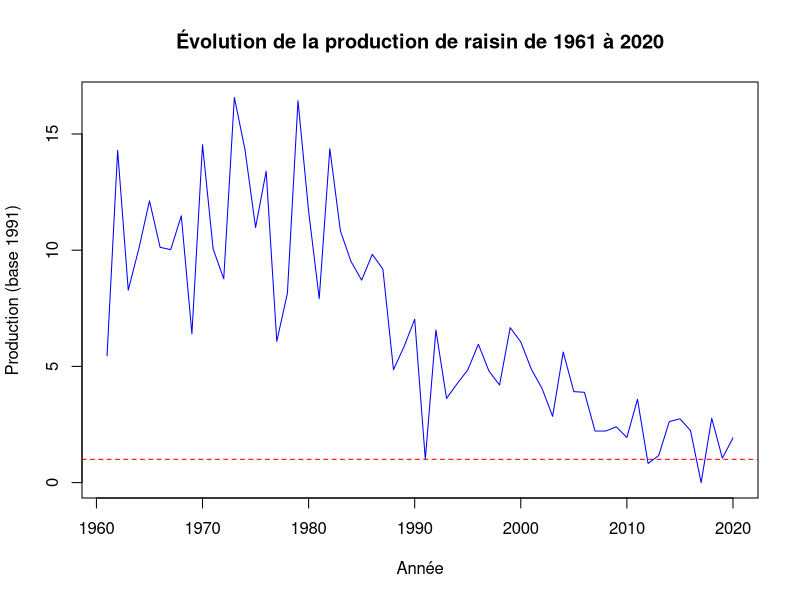
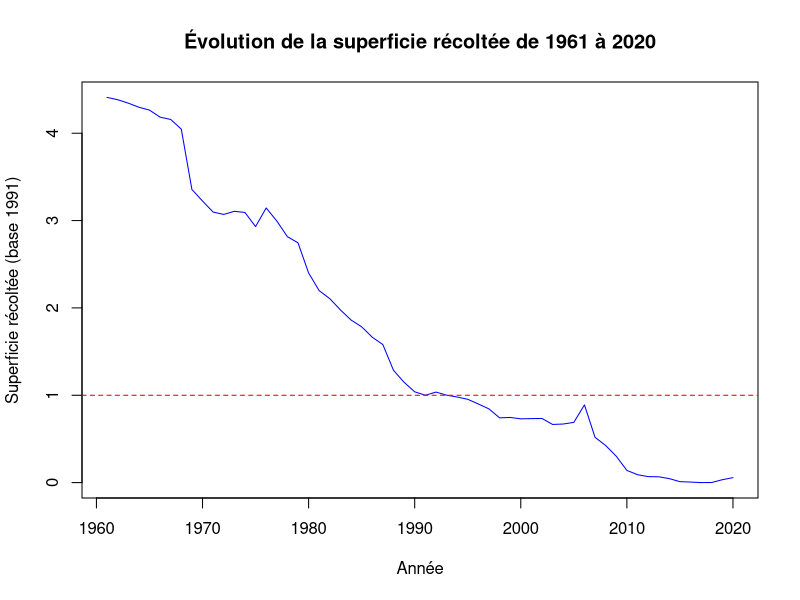
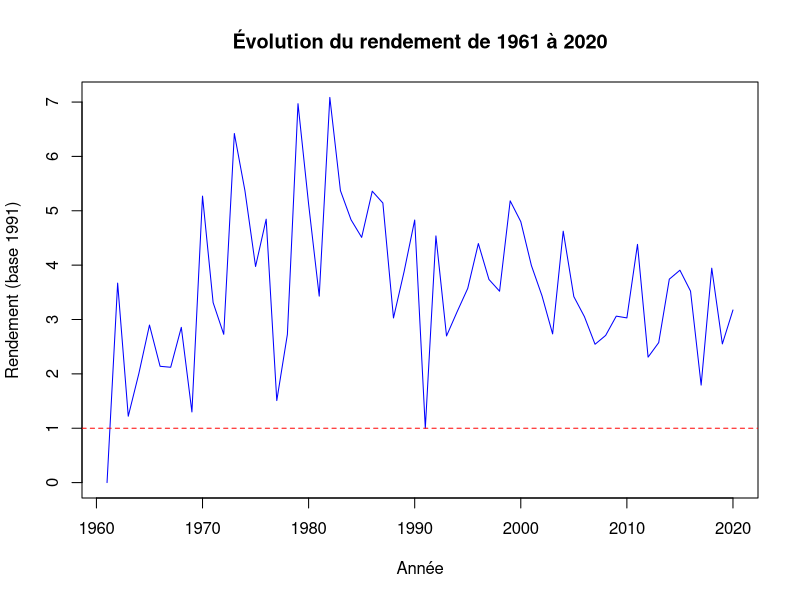
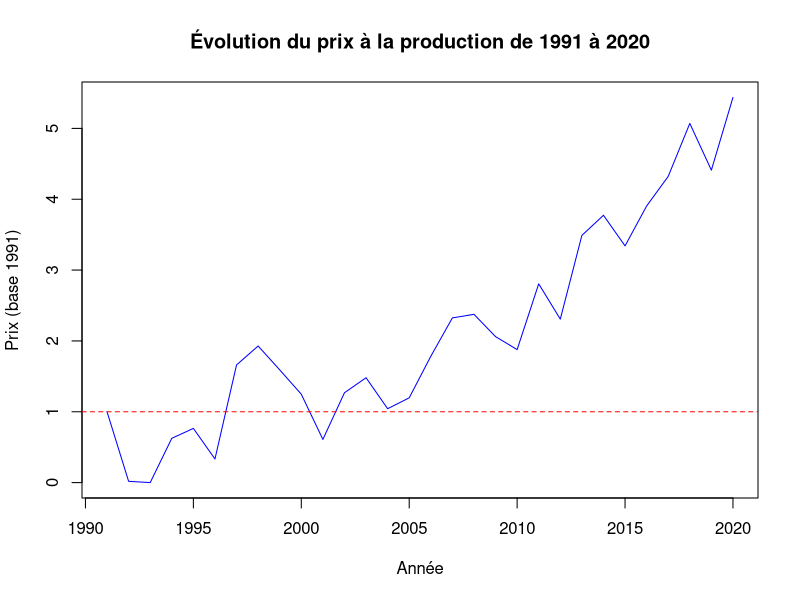
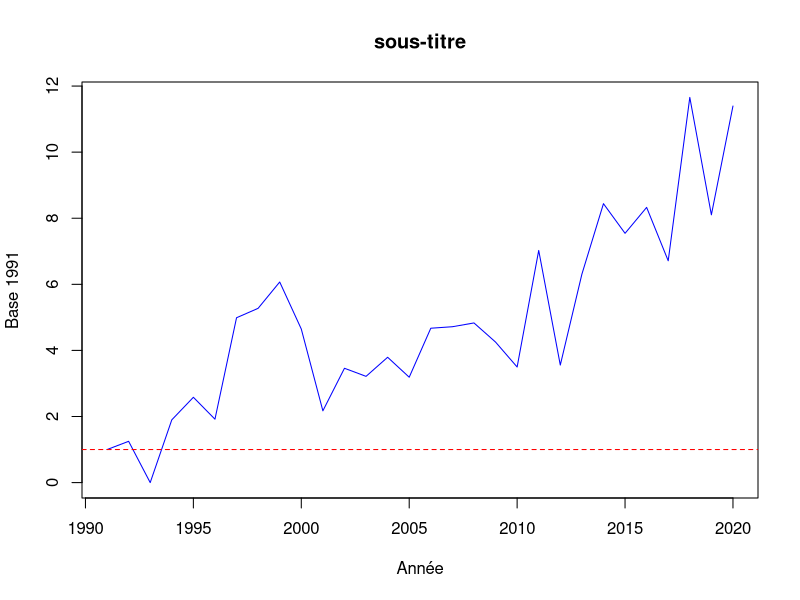

The R script that drew these images, in order:
rm(list=ls(all=TRUE))
library(readr)

#https://www.fao.org/faostat/fr/#data/QCL
#france - superperficie/production - raisins (dans cultures primaires)  - toutes les années
Data1 <- read_delim("Data1.csv", delim = ";", escape_double = FALSE, trim_ws = TRUE)
Data1 <- Data1[,c(6,10:12)]
Data_superficie_récoltée <- Data1[1:60,]
Data_production <- Data1[61:120,]

#https://www.fao.org/faostat/fr/#data/QCL
#france - rendements - raisins (dans cultures primaires)  - toutes les années
Data_rendement <- read_delim("Data2.csv", delim = ";", escape_double = FALSE, trim_ws = TRUE)
Data_rendement <- Data_rendement[,c(6,10:12)]

#https://www.fao.org/faostat/fr/#data/PP
#france - Prix à la production (SLC/tonne et USD/tonne) - Raisins - toutes les années
Data3 <- read_delim("Data3.csv", delim = ";", escape_double = FALSE, trim_ws = TRUE)
Data3 <- Data3[,c(6,10,13,14)]
Data_prix_prod_SLC <- Data3[1:30,]
Data_prix_prod_USD <- Data3[31:60,]

#https://www.fao.org/faostat/fr/#data/QV
#france - produits brut (mile MC et US) - raisins - toutes les années
Data4 <- read_delim("Data4.csv", delim = ";", escape_double = FALSE, trim_ws = TRUE)
Data4 <- Data4[,c(6,10:12)]
Data_valeur_prod_SLC <- Data4[1:30,]
Data_valeur_prod_USD <- Data4[31:60,]

rm(Data1,Data3,Data4)

Data_60 <- merge(Data_production, Data_superficie_récoltée, by = "Année")
Data_60 <- merge(Data_60, Data_rendement, by = "Année")

Data_30 <- merge(Data_prix_prod_USD, Data_prix_prod_SLC, by="Année")
Data_30 <- merge(Data_30, Data_valeur_prod_USD, by="Année")
Data_30 <- merge(Data_30, Data_valeur_prod_SLC, by="Année")

#normalisation des données selon la norme min/max.

min_60_a <- min(Data_60[,4])
max_60_a <- max(Data_60[,4])
min_60_b <- min(Data_60[,7])
max_60_b <- max(Data_60[,7])
min_60_c <- min(Data_60[,10])
max_60_c <- max(Data_60[,10])

min_30_a <- min(Data_30[,4])
max_30_a <- max(Data_30[,4])
min_30_b <- min(Data_30[,7])
max_30_b <- max(Data_30[,7])
min_30_c <- min(Data_30[,10])
max_30_c <- max(Data_30[,10])
min_30_d <- min(Data_30[,13])
max_30_d <- max(Data_30[,13])

norm_mM <- function(x,min,max){
  return ((x-min)/(max-min))
}

for(i in 1:60){
  Data_60[i,4] <- norm_mM(Data_60[i,4],min_60_a,max_60_a)
  Data_60[i,7] <- norm_mM(Data_60[i,7],min_60_b,max_60_b)
  Data_60[i,10] <- norm_mM(Data_60[i,10],min_60_c,max_60_c)
}

for(i in 1:30){
  Data_30[i,4] <- norm_mM(Data_30[i,4],min_30_a,max_30_a)
  Data_30[i,7] <- norm_mM(Data_30[i,7],min_30_b,max_30_b)
  Data_30[i,10] <- norm_mM(Data_30[i,10],min_30_c,max_30_c)
  Data_30[i,13] <- norm_mM(Data_30[i,13],min_30_d,max_30_d)
}

rm(min_30_a,max_30_a,min_30_b,max_30_b,min_30_c,max_30_c,min_30_d,max_30_d,min_60_a,max_60_a,min_60_b,max_60_b,min_60_c,max_60_c)


#plot(Data_production$Année,Data_production$Valeur,type = 'l',ylab="Production de raisins (en tonnes)", xlab="Années",col=2)
#plot(Data_superficie_récoltée$Année,Data_superficie_récoltée$Valeur,type = 'l',ylab="Superficie récoltée (en ha)", xlab="Années",col=2)
#plot(Data_rendement$Année,Data_rendement$Valeur,type = 'l',ylab="Rendement (en hg/ha)", xlab="Années",col=2)
#
#plot(Data_60$Année,Data_60$Valeur.x,type = 'l', col="blue", pch="o", lty=1, ylab="y" )
#points(Data_60$Année,Data_60$Valeur.y, col="red", type = 'l')
#points(Data_60$Année,Data_60$Valeur, col="purple",type = 'l')
#legend(1,100,legend=c("y1","y2","y3"), col=c("blue","red","darkgreen"),lty=c(1,2,3), ncol=1)
#
#
#
#plot(Data_production$Année,log(Data_production$Valeur),type = 'l',ylab="Production (en tonnes)", xlab="Années",col=2)
#plot(Data_superficie_récoltée$Année,log(Data_superficie_récoltée$Valeur),type = 'l',ylab="Superficie récoltée (en ha)", xlab="Années",col=2)
#plot(Data_rendement$Année,log(Data_rendement$Valeur),type = 'l',ylab="Rendement (en hg/ha)", xlab="Années",col=2)
#
#plot(Data_production$Année,Data_production$Valeur,type='l',col=2,axes=F,ylab="", xlab="") 
#axis(1,at=seq(15.4,16.4,by=0.2))
#axis(1,at=seq(1961,2021,by=10))
#par(new=T)
#plot(Data_superficie_récoltée$Année,Data_superficie_récoltée$Valeur, col=1,type='l',axes = F,ylab="", xlab="")
#axis(4,at=seq(13.5,14.2,by=0.1))
#par(new=T)
#plot(Data_rendement$Année,Data_rendement$Valeur, col=3,type='l',axes = F,ylab="", xlab="")
#legend("bottomleft", c("Production","Superficie récoltée","Rendement"),col = c(2, 1,3),lty=c(1,1))



  


#comment gérer le nombre d'observations différents ?

#produire graphique à partir d'une année charnière et faire base 100
#année charnière choisie 

Data_30_base <- Data_30
colnames(Data_30_base) <- c("Année", "Élem1", "Unit1", "Val1", "Élem2", "Unit2", "Val2", "Élem3", "Unit3", "Val3", "Élem4", "Unit4", "Val4")

for (i in 1:30){
  Data_30_base[i,4] <- Data_30[i,4]/Data_30[1,4] 
  Data_30_base[i,7] <- Data_30[i,7]/Data_30[1,7]
  Data_30_base[i,10] <- Data_30[i,10]/Data_30[1,10]
  Data_30_base[i,13] <- Data_30[i,13]/Data_30[1,13]
}

Data_60_base <- Data_60

for (i in 1:60){
  Data_60_base[i,4] <- Data_60[i,4]/Data_60[31,4] 
  Data_60_base[i,7] <- Data_60[i,7]/Data_60[31,7]
  Data_60_base[i,10] <- Data_60[i,10]/Data_60[31,10]
}


# graphiques avec année de référence : 1991

plot(Data_60_base$Année,Data_60_base$Valeur.x,main="Évolution de la production de raisin de 1961 à 2020",xlab = "Année",ylab = "Production (base 1991)",type = 'l', col="blue", pch="o",font.main=2)
abline(h = 1, col="red", lty=2)

plot(Data_60_base$Année,Data_60_base$Valeur.y,main="Évolution de la superficie récoltée de 1961 à 2020",xlab = "Année",ylab = "Superficie récoltée (base 1991)",type = 'l', col="blue", pch="o",font.main=2)
abline(h = 1, col="red", lty=2)

plot(Data_60_base$Année,Data_60_base$Valeur,main="Évolution du rendement de 1961 à 2020",xlab = "Année",ylab = "Rendement (base 1991)",type = 'l', col="blue", pch="o",font.main=2)
abline(h = 1, col="red", lty=2)

plot(Data_30_base$Année,Data_30_base$Val1,main="Évolution du prix à la production de 1991 à 2020",xlab = "Année",ylab = "Prix (base 1991)",type = 'l', col="blue", pch="o",font.main=2)
abline(h = 1, col="red", lty=2)

plot(Data_30_base$Année,Data_30_base$Val3,main="sous-titre",xlab = "Année",ylab = "Base 1991",type = 'l', col="blue", pch="o",font.main=2)
abline(h = 1, col="red", lty=2)



# trouver des explications aux évoltuions de la production, rendement et superficie. le climat la dedans ? ou autre raisons, politiques ou agricoles
# SLC : solice, crpyto monnaie pas intéressante
